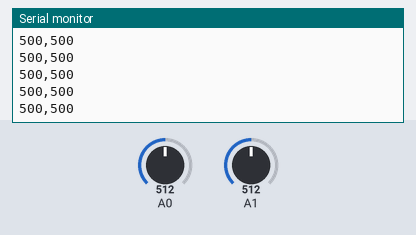
Bench run of a sketch on a simulated Arduino Uno, built with avr-gcc and run on an emulated ATmega328P. Parts: the last lines printed to the serial monitor. The test bench sets the inputs (shaded band); at power-on: A0 = 512, A1 = 512.

Above: at 5.7 s.
5.8 s: A0 set to 3
At 5.86 s:
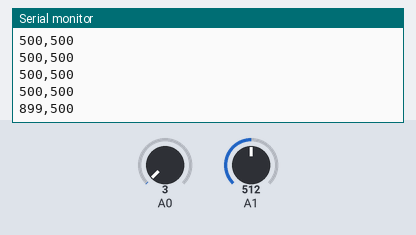
7.3 s: A0 set to 0
At 7.34 s:
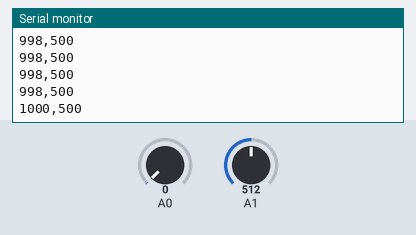
8.8 s: A0 set to 863
At 8.82 s:
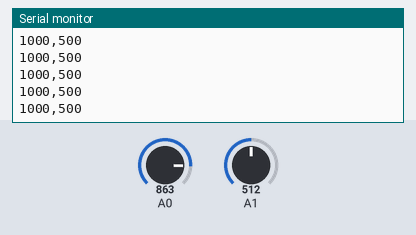
10.3 s: A0 set to 877
At 10.3 s:
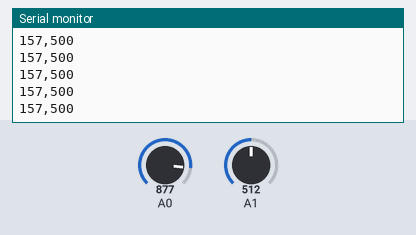
Timing chart, 0 to 12.8 s (numbered marks = the images above; inputs shaded):
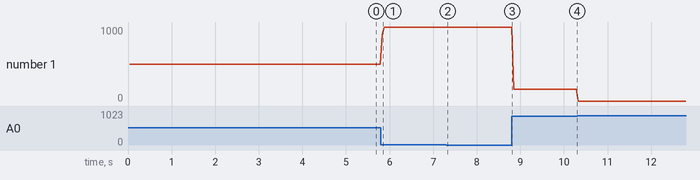

Measured:
- after the input at 5.8 s, the serial monitor: prints a new line at once (image 1)
- after the input at 7.3 s, the serial monitor: prints a new line at once (image 2)
- plotted number 1: 500 → 998 after the input at 5.8 s, 998 → 1000 after the input at 7.3 s, 1000 → 157 after the input at 8.8 s, 157 → 0 after the input at 10.3 s

The sketch:

sketch_mar12a.ino
```cpp
void setup() {
  Serial.begin(9600);
}

void loop() {
  long sumaA = 0;
  long sumaB = 0;
  int muestras = 20;

  // Tomamos lecturas de ambos canales para promediar
  for(int i = 0; i < muestras; i++) {
    sumaA += analogRead(A0);
    sumaB += analogRead(A1);
    delay(2);
  }

  int promedioA = sumaA / muestras;
  int promedioB = sumaB / muestras;

  // Mapeo para ambos (0-1023 -> 1000-0)
  int valorMapeadoA = map(promedioA, 0, 1023, 1000, 0);
  int valorMapeadoB = map(promedioB, 0, 1023, 1000, 0);

  // ZONA MUERTA AGRESIVA para ambos
  if (valorMapeadoA < 150) valorMapeadoA = 0;
  if (valorMapeadoB < 150) valorMapeadoB = 0;

  // Enviamos al juego en el formato: "A,B"
  Serial.print(valorMapeadoA);
  Serial.print(",");
  Serial.println(valorMapeadoB);
}
```
